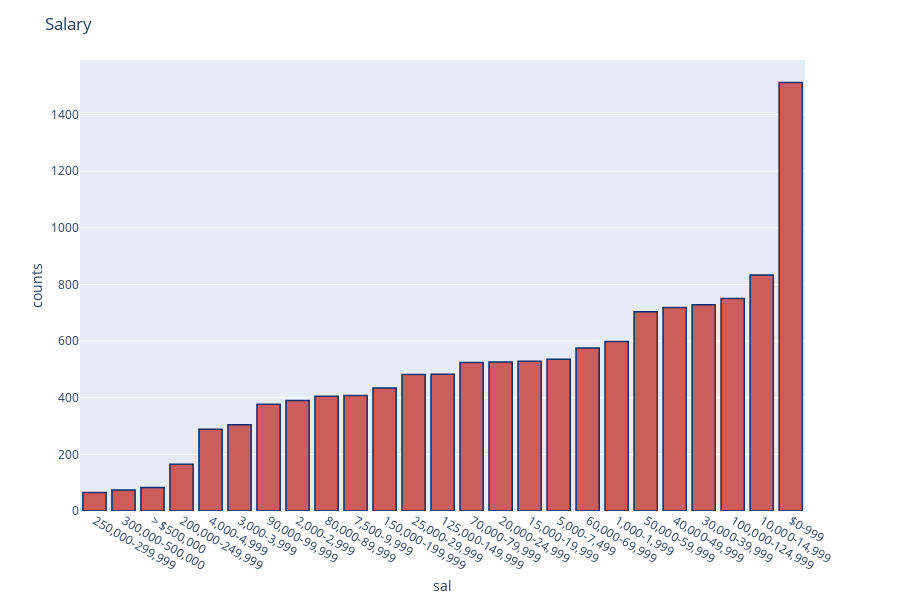

The cell this chart's notebook holds for it:
### Code cell
# Salary Distribution
sal_count= pd.DataFrame({'sal':df["salary"].value_counts().index, 'counts':df["salary"].value_counts().values}).sort_values("counts")
fig = px.bar(sal_count, x='sal', y='counts')
fig.update_traces(marker_color="indianred",marker_line_color='rgb(8,48,107)',
                  marker_line_width=1.5)
fig.update_layout(title_text='Salary')
py.plot(fig,filename="salary-distribution.html")
fig.show()

### Figure 1 — Plotly figure (JSON) as saved in the notebook; plotly's stock layout.template omitted (floating-point values rounded to 4 significant figures)
{"data": [{"alignmentgroup": "True", "hoverlabel": {"namelength": 0}, "hovertemplate": "sal=%{x}<br>counts=%{y}", "legendgroup": "", "marker": {"color": "indianred", "line": {"color": "rgb(8,48,107)", "width": 1.5}}, "name": "", "offsetgroup": "", "orientation": "v", "showlegend": false, "textposition": "auto", "type": "bar", "x": ["250,000-299,999", "300,000-500,000", "> $500,000", "200,000-249,999", "4,000-4,999", "3,000-3,999", "90,000-99,999", "2,000-2,999", "80,000-89,999", "7,500-9,999", "150,000-199,999", "25,000-29,999", "125,000-149,999", "70,000-79,999", "20,000-24,999", "15,000-19,999", "5,000-7,499", "60,000-69,999", "1,000-1,999", "50,000-59,999", "40,000-49,999", "30,000-39,999", "100,000-124,999", "10,000-14,999", "$0-999"], "xaxis": "x", "y": [65, 74, 83, 165, 289, 305, 377, 390, 405, 408, 434, 482, 483, 524, 526, 529, 536, 576, 599, 704, 719, 728, 750, 833, 1513], "yaxis": "y"}], "layout": {"barmode": "relative", "height": 600, "legend": {"tracegroupgap": 0}, "margin": {"t": 60}, "title": {"text": "Salary"}, "xaxis": {"anchor": "y", "domain": [0, 0.98], "title": {"text": "sal"}}, "yaxis": {"anchor": "x", "domain": [0, 1], "title": {"text": "counts"}}}}
